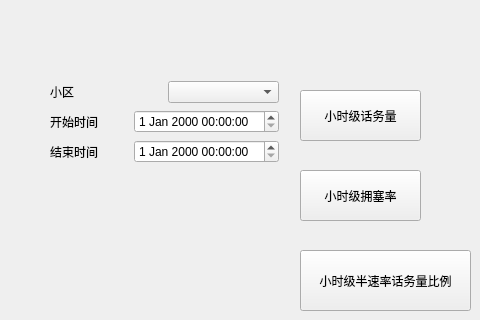
     <widget class="QWidget" name="page_12">
      <widget class="QWidget" name="layoutWidget">
       <property name="geometry">
        <rect>
         <x>50</x>
         <y>80</y>
         <width>229</width>
         <height>85</height>
        </rect>
       </property>
       <layout class="QVBoxLayout" name="verticalLayout_2">
        <item>
         <layout class="QHBoxLayout" name="horizontalLayout">
          <item>
           <widget class="QLabel" name="cellLabel">
            <property name="text">
             <string>小区</string>
            </property>
           </widget>
          </item>
          <item>
           <widget class="QComboBox" name="cellIDComboBox"/>
          </item>
         </layout>
        </item>
        <item>
         <layout class="QHBoxLayout" name="horizontalLayout_2">
          <item>
           <widget class="QLabel" name="startLabel_2">
            <property name="text">
             <string>开始时间</string>
            </property>
           </widget>
          </item>
          <item>
           <widget class="QDateTimeEdit" name="startDateTimeEdit_2"/>
          </item>
         </layout>
        </item>
        <item>
         <layout class="QHBoxLayout" name="horizontalLayout_3">
          <item>
           <widget class="QLabel" name="endLabel_2">
            <property name="text">
             <string>结束时间</string>
            </property>
           </widget>
          </item>
          <item>
           <widget class="QDateTimeEdit" name="endDateTimeEdit_2"/>
          </item>
         </layout>
        </item>
       </layout>
      </widget>
      <widget class="QPushButton" name="teleAmountButton">
       <property name="geometry">
        <rect>
         <x>300</x>
         <y>90</y>
         <width>121</width>
         <height>51</height>
        </rect>
       </property>
       <property name="text">
        <string>小时级话务量</string>
       </property>
      </widget>
      <widget class="QPushButton" name="congestRatioButton">
       <property name="geometry">
        <rect>
         <x>300</x>
         <y>170</y>
         <width>121</width>
         <height>51</height>
        </rect>
       </property>
       <property name="text">
        <string>小时级拥塞率</string>
       </property>
      </widget>
      <widget class="QPushButton" name="hafAmountRatioButton">
       <property name="geometry">
        <rect>
         <x>300</x>
         <y>250</y>
         <width>171</width>
         <height>61</height>
        </rect>
       </property>
       <property name="text">
        <string>小时级半速率话务量比例</string>
       </property>
      </widget>
     </widget>
